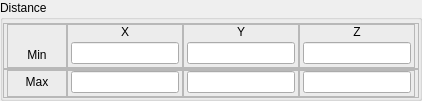
                <widget class="QGroupBox" name="groupBox_GeometryBoundingDistance">
                 <property name="title">
                  <string>Distance</string>
                 </property>
                 <layout class="QVBoxLayout" name="verticalLayout_67">
                  <property name="spacing">
                   <number>0</number>
                  </property>
                  <property name="leftMargin">
                   <number>0</number>
                  </property>
                  <property name="topMargin">
                   <number>3</number>
                  </property>
                  <property name="rightMargin">
                   <number>0</number>
                  </property>
                  <property name="bottomMargin">
                   <number>0</number>
                  </property>
                  <item>
                   <widget class="QFrame" name="frame_68">
                    <property name="frameShape">
                     <enum>QFrame::StyledPanel</enum>
                    </property>
                    <property name="frameShadow">
                     <enum>QFrame::Raised</enum>
                    </property>
                    <layout class="QHBoxLayout" name="horizontalLayout_33">
                     <property name="spacing">
                      <number>0</number>
                     </property>
                     <property name="leftMargin">
                      <number>3</number>
                     </property>
                     <property name="topMargin">
                      <number>0</number>
                     </property>
                     <property name="rightMargin">
                      <number>3</number>
                     </property>
                     <property name="bottomMargin">
                      <number>0</number>
                     </property>
                     <item>
                      <widget class="QFrame" name="frame_69">
                       <property name="minimumSize">
                        <size>
                         <width>60</width>
                         <height>0</height>
                        </size>
                       </property>
                       <property name="frameShape">
                        <enum>QFrame::StyledPanel</enum>
                       </property>
                       <property name="frameShadow">
                        <enum>QFrame::Raised</enum>
                       </property>
                       <layout class="QVBoxLayout" name="verticalLayout_68">
                        <property name="spacing">
                         <number>3</number>
                        </property>
                        <property name="leftMargin">
                         <number>3</number>
                        </property>
                        <property name="topMargin">
                         <number>0</number>
                        </property>
                        <property name="rightMargin">
                         <number>3</number>
                        </property>
                        <property name="bottomMargin">
                         <number>3</number>
                        </property>
                        <item>
                         <widget class="QLabel" name="label_63">
                          <property name="text">
                           <string/>
                          </property>
                         </widget>
                        </item>
                        <item>
                         <widget class="QLabel" name="label_64">
                          <property name="text">
                           <string>Min</string>
                          </property>
                          <property name="alignment">
                           <set>Qt::AlignCenter</set>
                          </property>
                         </widget>
                        </item>
                       </layout>
                      </widget>
                     </item>
                     <item>
                      <widget class="QFrame" name="frame_70">
                       <property name="frameShape">
                        <enum>QFrame::StyledPanel</enum>
                       </property>
                       <property name="frameShadow">
                        <enum>QFrame::Raised</enum>
                       </property>
                       <layout class="QVBoxLayout" name="verticalLayout_69">
                        <property name="spacing">
                         <number>3</number>
                        </property>
                        <property name="leftMargin">
                         <number>3</number>
                        </property>
                        <property name="topMargin">
                         <number>0</number>
                        </property>
                        <property name="rightMargin">
                         <number>3</number>
                        </property>
                        <property name="bottomMargin">
                         <number>3</number>
                        </property>
                        <item>
                         <widget class="QLabel" name="label_65">
                          <property name="text">
                           <string>X</string>
                          </property>
                          <property name="alignment">
                           <set>Qt::AlignCenter</set>
                          </property>
                         </widget>
                        </item>
                        <item>
                         <widget class="QLineEdit" name="txt_DistanceMinX"/>
                        </item>
                       </layout>
                      </widget>
                     </item>
                     <item>
                      <widget class="QFrame" name="frame_76">
                       <property name="frameShape">
                        <enum>QFrame::StyledPanel</enum>
                       </property>
                       <property name="frameShadow">
                        <enum>QFrame::Raised</enum>
                       </property>
                       <layout class="QVBoxLayout" name="verticalLayout_89">
                        <property name="spacing">
                         <number>3</number>
                        </property>
                        <property name="leftMargin">
                         <number>3</number>
                        </property>
                        <property name="topMargin">
                         <number>0</number>
                        </property>
                        <property name="rightMargin">
                         <number>3</number>
                        </property>
                        <property name="bottomMargin">
                         <number>3</number>
                        </property>
                        <item>
                         <widget class="QLabel" name="label_66">
                          <property name="text">
                           <string>Y</string>
                          </property>
                          <property name="alignment">
                           <set>Qt::AlignCenter</set>
                          </property>
                         </widget>
                        </item>
                        <item>
                         <widget class="QLineEdit" name="txt_DistanceMinY"/>
                        </item>
                       </layout>
                      </widget>
                     </item>
                     <item>
                      <widget class="QFrame" name="frame_79">
                       <property name="frameShape">
                        <enum>QFrame::StyledPanel</enum>
                       </property>
                       <property name="frameShadow">
                        <enum>QFrame::Raised</enum>
                       </property>
                       <layout class="QVBoxLayout" name="verticalLayout_91">
                        <property name="spacing">
                         <number>3</number>
                        </property>
                        <property name="leftMargin">
                         <number>3</number>
                        </property>
                        <property name="topMargin">
                         <number>0</number>
                        </property>
                        <property name="rightMargin">
                         <number>3</number>
                        </property>
                        <property name="bottomMargin">
                         <number>3</number>
                        </property>
                        <item>
                         <widget class="QLabel" name="label_67">
                          <property name="text">
                           <string>Z</string>
                          </property>
                          <property name="alignment">
                           <set>Qt::AlignCenter</set>
                          </property>
                         </widget>
                        </item>
                        <item>
                         <widget class="QLineEdit" name="txt_DistanceMinZ"/>
                        </item>
                       </layout>
                      </widget>
                     </item>
                    </layout>
                   </widget>
                  </item>
                  <item>
                   <widget class="QFrame" name="frame_38">
                    <property name="frameShape">
                     <enum>QFrame::StyledPanel</enum>
                    </property>
                    <property name="frameShadow">
                     <enum>QFrame::Raised</enum>
                    </property>
                    <layout class="QHBoxLayout" name="horizontalLayout_32">
                     <property name="spacing">
                      <number>0</number>
                     </property>
                     <property name="leftMargin">
                      <number>3</number>
                     </property>
                     <property name="topMargin">
                      <number>0</number>
                     </property>
                     <property name="rightMargin">
                      <number>3</number>
                     </property>
                     <property name="bottomMargin">
                      <number>0</number>
                     </property>
                     <item>
                      <widget class="QFrame" name="frame_62">
                       <property name="minimumSize">
                        <size>
                         <width>60</width>
                         <height>0</height>
                        </size>
                       </property>
                       <property name="frameShape">
                        <enum>QFrame::StyledPanel</enum>
                       </property>
                       <property name="frameShadow">
                        <enum>QFrame::Raised</enum>
                       </property>
                       <layout class="QVBoxLayout" name="verticalLayout_60">
                        <property name="spacing">
                         <number>3</number>
                        </property>
                        <property name="leftMargin">
                         <number>3</number>
                        </property>
                        <property name="topMargin">
                         <number>0</number>
                        </property>
                        <property name="rightMargin">
                         <number>3</number>
                        </property>
                        <property name="bottomMargin">
                         <number>3</number>
                        </property>
                        <item>
                         <widget class="QLabel" name="label_8">
                          <property name="text">
                           <string>Max</string>
                          </property>
                          <property name="alignment">
                           <set>Qt::AlignCenter</set>
                          </property>
                         </widget>
                        </item>
                       </layout>
                      </widget>
                     </item>
                     <item>
                      <widget class="QFrame" name="frame_63">
                       <property name="frameShape">
                        <enum>QFrame::StyledPanel</enum>
                       </property>
                       <property name="frameShadow">
                        <enum>QFrame::Raised</enum>
                       </property>
                       <layout class="QVBoxLayout" name="verticalLayout_63">
                        <property name="spacing">
                         <number>3</number>
                        </property>
                        <property name="leftMargin">
                         <number>3</number>
                        </property>
                        <property name="topMargin">
                         <number>0</number>
                        </property>
                        <property name="rightMargin">
                         <number>3</number>
                        </property>
                        <property name="bottomMargin">
                         <number>3</number>
                        </property>
                        <item>
                         <widget class="QLineEdit" name="txt_DistanceMaxX"/>
                        </item>
                       </layout>
                      </widget>
                     </item>
                     <item>
                      <widget class="QFrame" name="frame_64">
                       <property name="frameShape">
                        <enum>QFrame::StyledPanel</enum>
                       </property>
                       <property name="frameShadow">
                        <enum>QFrame::Raised</enum>
                       </property>
                       <layout class="QVBoxLayout" name="verticalLayout_64">
                        <property name="spacing">
                         <number>3</number>
                        </property>
                        <property name="leftMargin">
                         <number>3</number>
                        </property>
                        <property name="topMargin">
                         <number>0</number>
                        </property>
                        <property name="rightMargin">
                         <number>3</number>
                        </property>
                        <property name="bottomMargin">
                         <number>3</number>
                        </property>
                        <item>
                         <widget class="QLineEdit" name="txt_DistanceMaxY"/>
                        </item>
                       </layout>
                      </widget>
                     </item>
                     <item>
                      <widget class="QFrame" name="frame_67">
                       <property name="frameShape">
                        <enum>QFrame::StyledPanel</enum>
                       </property>
                       <property name="frameShadow">
                        <enum>QFrame::Raised</enum>
                       </property>
                       <layout class="QVBoxLayout" name="verticalLayout_65">
                        <property name="spacing">
                         <number>3</number>
                        </property>
                        <property name="leftMargin">
                         <number>3</number>
                        </property>
                        <property name="topMargin">
                         <number>0</number>
                        </property>
                        <property name="rightMargin">
                         <number>3</number>
                        </property>
                        <property name="bottomMargin">
                         <number>3</number>
                        </property>
                        <item>
                         <widget class="QLineEdit" name="txt_DistanceMaxZ"/>
                        </item>
                       </layout>
                      </widget>
                     </item>
                    </layout>
                   </widget>
                  </item>
                 </layout>
                </widget>
